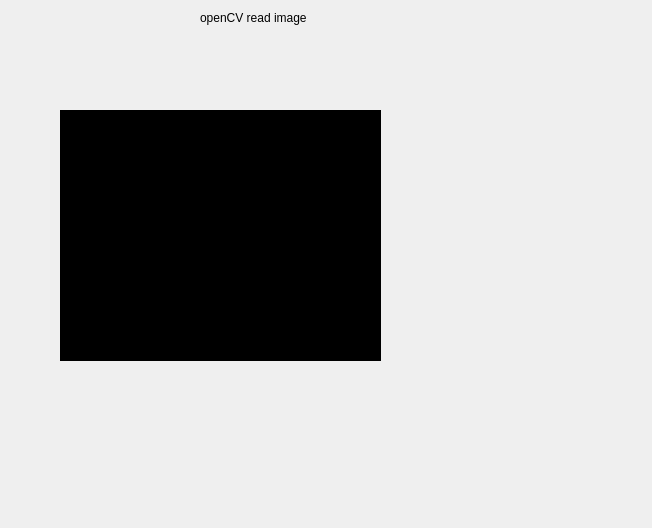
<?xml version="1.0" encoding="UTF-8"?>
<ui version="4.0">
 <class>Form</class>
 <widget class="QWidget" name="Form">
  <property name="geometry">
   <rect>
    <x>0</x>
    <y>0</y>
    <width>652</width>
    <height>528</height>
   </rect>
  </property>
  <property name="windowTitle">
   <string>Form</string>
  </property>
  <widget class="QLabel" name="label">
   <property name="geometry">
    <rect>
     <x>200</x>
     <y>10</y>
     <width>131</width>
     <height>16</height>
    </rect>
   </property>
   <property name="text">
    <string>openCV read image</string>
   </property>
  </widget>
  <widget class="QLabel" name="imgView">
   <property name="geometry">
    <rect>
     <x>60</x>
     <y>110</y>
     <width>321</width>
     <height>251</height>
    </rect>
   </property>
   <property name="styleSheet">
    <string notr="true">background-color:black;</string>
   </property>
   <property name="text">
    <string/>
   </property>
  </widget>
 </widget>
 <resources/>
 <connections/>
</ui>
